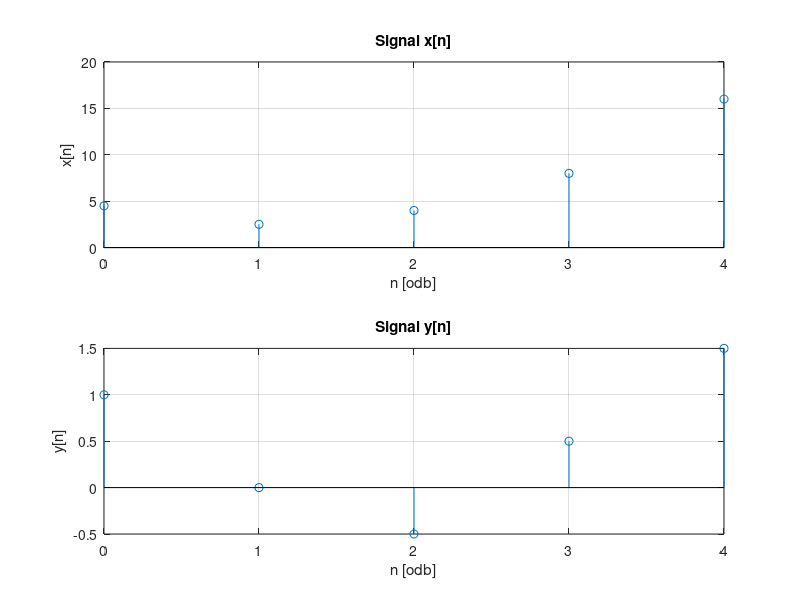
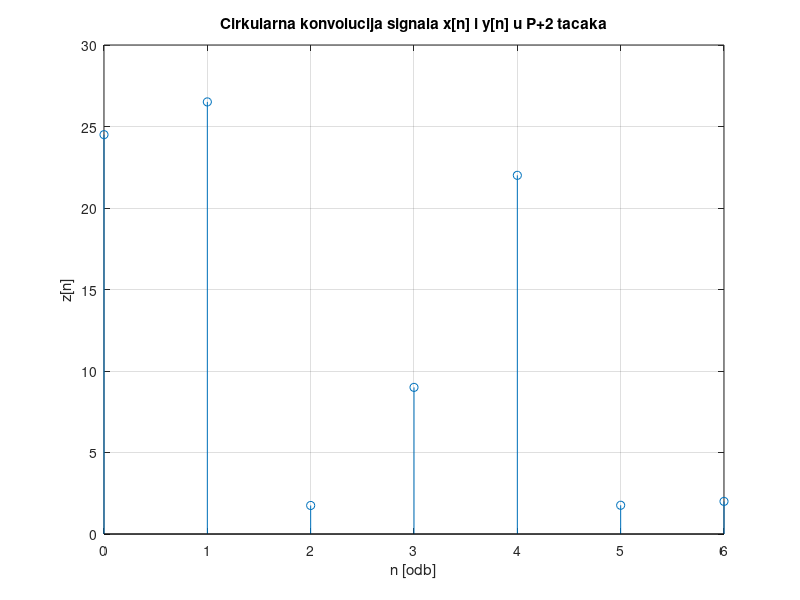
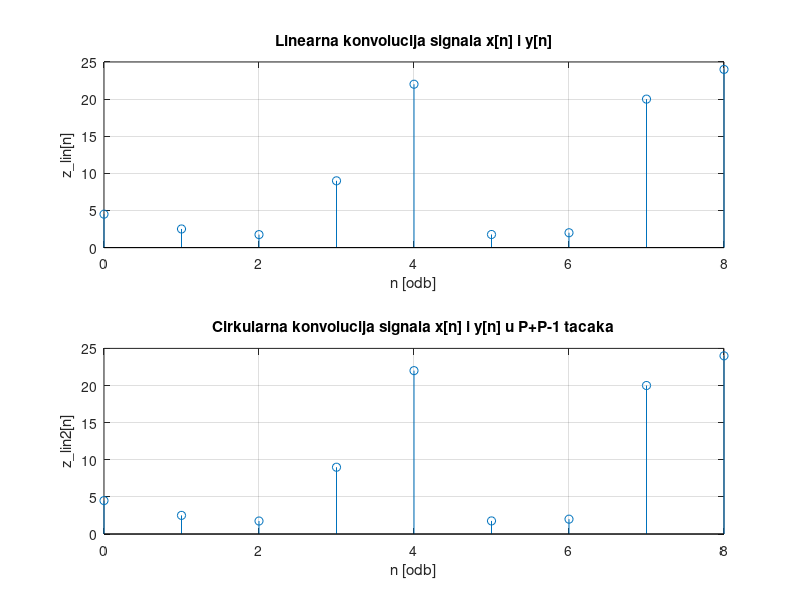
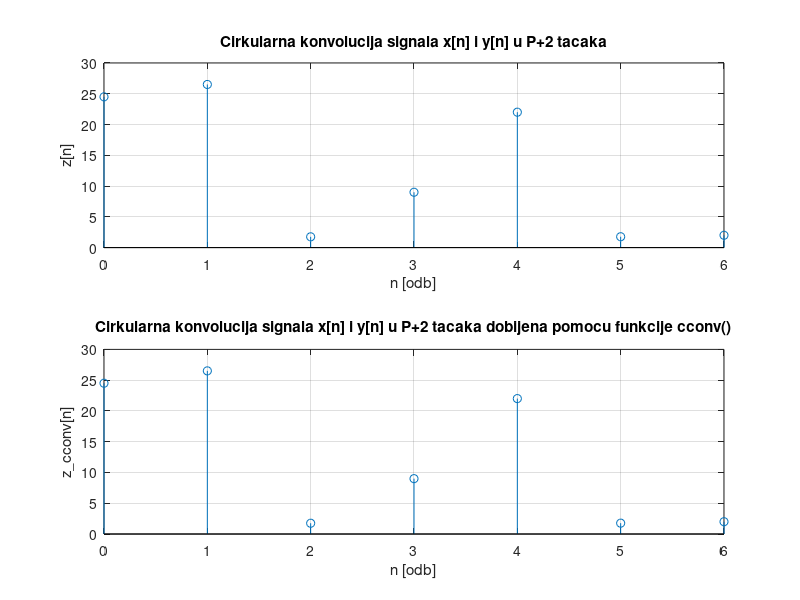

MATLAB code to generate these figures, in order:
clear all
close all 
clc

P = mod(0021,4) + 4;
Q = mod(0+0+2+1,4); 
R = mod(0021+2019,3);
S = mod(0021,3);

%% odredjivanje diskretnih signala x i y

x = zeros(1,P);
y = zeros(1,P);

for i=0:(P-1)
    if (i < floor(P/2))
        x(i+1) = sin(i) + 2*cos(2*i) + P/2;
        y(i+1) = (-1)^i + mod(i,2);
    else
        x(i+1) = 2^i;
        y(i+1) = i - P/2;
    end
end

%% iscrtavanje diskretnih signala x i y u P tacaka

n = 0:(P-1);
figure(1)
subplot(2,1,1);
stem(n,x);
xlabel('n [odb]'); ylabel('x[n]'); title('Signal x[n]'); grid on;
subplot(2,1,2);
stem(n,y);
xlabel('n [odb]'); ylabel('y[n]'); title('Signal y[n]'); grid on;

%% ciklicna konvolucija u P+2 (5+2=7) tacaka

x1 = [x zeros(1,(P+2)-length(x))]; %dopunjavanje nulama
y1 = [y zeros(1,(P+2)-length(y))];

z = zeros(1,(P+2));

for k = 0:((P+2)-1)
    z(k+1) = x1*transpose(y1(mod(k:-1:k-((P+2)-1),(P+2))+1));
end

z_cconv = cconv(x1,y1,(P+2));

n1 = 0:(P+1);
figure(2)
stem(n1,z);
xlabel('n [odb]'); ylabel('z[n]'); title...
    ('Cirkularna konvolucija signala x[n] i y[n] u P+2 tacaka'); grid on;

%% linearna konvolucija
N = length(x)+length(y)-1;

y2 = [y zeros(1,N-length(y))];

z_lin = zeros(1,N);

for i=1:N
    for j=1:length(x)
        if(i-j+1>0)
            z_lin(i)=z_lin(i)+x(j)*y2(i-j+1);
        end
    end
end

z_lin_conv = conv(y,x);

n_lin = 0:(N-1);
figure(3)
subplot(2,1,1)
stem(n_lin,z_lin);
xlabel('n [odb]'); ylabel('z\_lin[n]'); title...
    ('Linearna konvolucija signala x[n] i y[n]'); grid on;

%% cirkularna konvolucija koja odgovara linearnoj

x2 = [x zeros(1,N-length(x))];

z_lin2 = zeros(1,N);

for k = 0:(N-1)
z_lin2(k+1) = sum(x2.*y2(mod(k:-1:k-(N-1) ,N)+1)); 
end

z_lin_cconv = cconv(x2, y2, N);

figure(3)
subplot(2,1,2)
stem(n_lin,z_lin2);
xlabel('n [odb]'); ylabel('z\_lin2[n]'); title...
    ('Cirkularna konvolucija signala x[n] i y[n] u P+P-1 tacaka'); grid on;

%% provera
figure(4)
subplot(2,1,1)
stem(n1,z);
xlabel('n [odb]'); ylabel('z[n]'); title...
('Cirkularna konvolucija signala x[n] i y[n] u P+2 tacaka'); grid on;
subplot(2,1,2)
stem(n1,z_cconv);
xlabel('n [odb]'); ylabel('z\_cconv[n]'); title...
('Cirkularna konvolucija signala x[n] i y[n] u P+2 tacaka dobijena pomocu funkcije cconv()'); grid on;

figure(5)
subplot(3,1,1)
stem(n_lin,z_lin);
xlabel('n [odb]'); ylabel('z\_lin[n]'); title...
('Linearna konvolucija signala x[n] i y[n]'); grid on;
subplot(3,1,2)
stem(n_lin,z_lin2);
xlabel('n [odb]'); ylabel('z\_lin2[n]'); title...
('Cirkularna konvolucija signala x[n] i y[n] koja odgovara linearnoj'); grid on;
subplot(3,1,3)
stem(n_lin,z_lin_cconv);
xlabel('n [odb]'); ylabel('z\_conv[n]'); title...
('Linearna konvolucija signala x[n] i y[n] dobijena pomocu funkcije conv()'); grid on;
